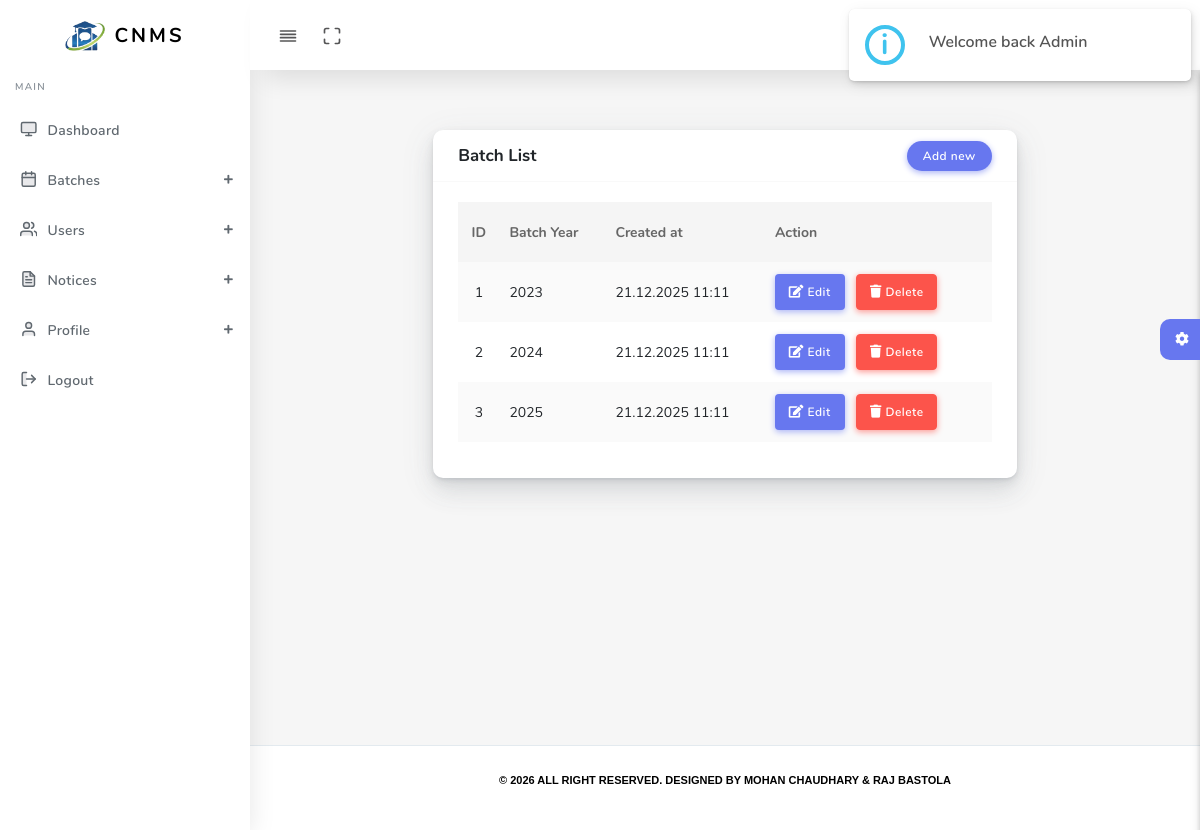
The app's page /admin/dashboard.php?page=batches/batch_list.php (signed in) with its own data.
### tables this page shows
CREATE TABLE batches (
    batch_id INT AUTO_INCREMENT PRIMARY KEY,
    batch_year VARCHAR(10) NOT NULL,
    created_at DATETIME DEFAULT CURRENT_TIMESTAMP
);

### admin/batches/batch_list.php (the view, shortened to what this page needs)
<?php
$result = $conn->query("SELECT * FROM batches ORDER BY batch_year ASC");
$batches = $result->fetch_all(MYSQLI_ASSOC);
?>
         <div class="row">
          <div class=" mx-auto col-12 col-md-8 col-lg-8">
            <div class="card">
              <div class="card-header d-flex justify-content-between">
                <h4>Batch List</h4>
                <a href="dashboard.php?page=batches/batch_form.php" class="btn btn-primary">Add new</a>
              </div>
              <div class="card-body">
                <div class="table-responsive">
                  <table class="table table-striped" id="table-1">
                    <thead>
                      <tr>
                        <th class="text-center">
                          ID
                        </th>
                        <th>Batch Year</th>
                        <th>Created at</th>
                        <th>Action</th>
                      </tr>
                    </thead>
                    <tbody>
                       <?php foreach($batches as $row) { ?>
                        <tr>
                          <td class="text-center"><?= $row['batch_id'] ?></td>
                          <td><?= $row['batch_year'] ?></td>
                          <td><?php echo date("d.m.Y H:i", strtotime($row['created_at'])); ?></td>
                          <td class="">
                            <a href="dashboard.php?page=batches/batch_form.php&id=<?= $row['batch_id'] ?>" class="btn btn-primary mr-2">
                              <i class="fas fa-edit"></i> Edit
                            </a>
                              <a href="dashboard.php?page=batches/batch_delete.php&id=<?= $row['batch_id'] ?>" class="btn btn-danger mr-2" onclick="return confirm('Are you sure?')">
                              <i class="fas fa-trash"></i> Delete
                            </a>
                          </td>
                        </tr>
                            <?php } ?>
                    </tbody>
                  </table>
                </div>
              </div>
            </div>
          </div>
        </div>

### records on screen
batches: batch_id "1", batch_year "2023", created_at "21.12.2025 11:11"
batches: batch_id "2", batch_year "2024", created_at "21.12.2025 11:11"
batches: batch_id "3", batch_year "2025", created_at "21.12.2025 11:11"
